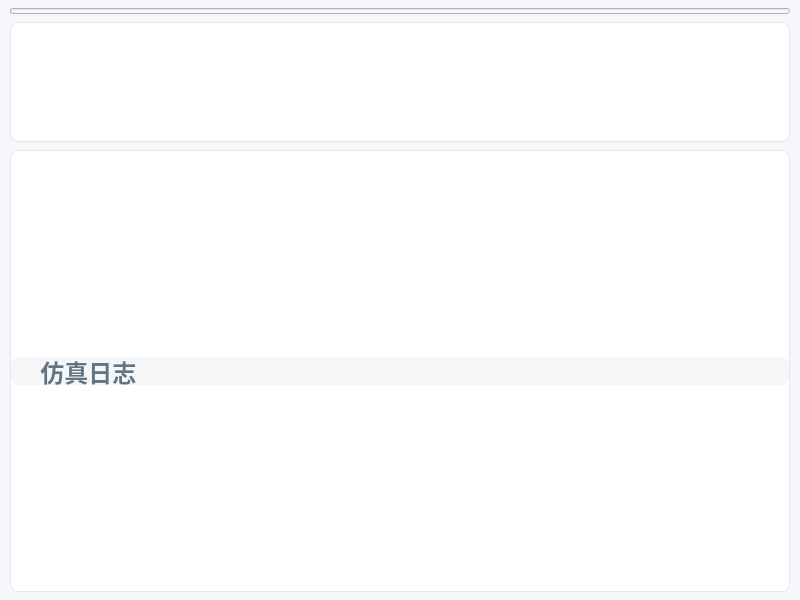
<?xml version="1.0" encoding="UTF-8"?>
<ui version="4.0">
 <class>SimulationPanel</class>
 <widget class="QWidget" name="SimulationPanel">
  <property name="geometry">
   <rect>
    <x>0</x>
    <y>0</y>
    <width>800</width>
    <height>600</height>
   </rect>
  </property>
  <property name="styleSheet">
   <string notr="true">background-color: #F5F7FA;</string>
  </property>
  <layout class="QVBoxLayout" name="verticalLayout">
   <property name="spacing">
    <number>8</number>
   </property>
   <property name="leftMargin">
    <number>10</number>
   </property>
   <property name="topMargin">
    <number>8</number>
   </property>
   <property name="rightMargin">
    <number>10</number>
   </property>
   <property name="bottomMargin">
    <number>8</number>
   </property>
   <item>
    <widget class="QProgressBar" name="progressBar">
     <property name="minimumSize">
      <size>
       <width>0</width>
       <height>6</height>
      </size>
     </property>
     <property name="maximumSize">
      <size>
       <width>16777215</width>
       <height>6</height>
      </size>
     </property>
     <property name="maximum">
      <number>100</number>
     </property>
     <property name="value">
      <number>0</number>
     </property>
     <property name="textVisible">
      <bool>false</bool>
     </property>
    </widget>
   </item>
   <item>
    <layout class="QHBoxLayout" name="cardsLayout">
     <property name="spacing">
      <number>8</number>
     </property>
    </layout>
   </item>
   <item>
    <widget class="QFrame" name="secondaryFrame">
     <property name="minimumSize">
      <size>
       <width>0</width>
       <height>120</height>
      </size>
     </property>
     <property name="styleSheet">
      <string notr="true">QFrame { background-color: #FFFFFF; border: 1px solid #E4E7EB; border-radius: 8px; }</string>
     </property>
     <layout class="QGridLayout" name="secondaryGrid">
      <property name="leftMargin">
       <number>0</number>
      </property>
      <property name="topMargin">
       <number>4</number>
      </property>
      <property name="rightMargin">
       <number>0</number>
      </property>
      <property name="bottomMargin">
       <number>4</number>
      </property>
      <property name="spacing">
       <number>0</number>
      </property>
     </layout>
    </widget>
   </item>
   <item>
    <widget class="QFrame" name="logFrame">
     <property name="sizePolicy">
      <sizepolicy hsizetype="Expanding" vsizetype="Expanding">
       <horstretch>0</horstretch>
       <verstretch>0</verstretch>
      </sizepolicy>
     </property>
     <property name="styleSheet">
      <string notr="true">QFrame { background-color: #FFFFFF; border: 1px solid #E4E7EB; border-radius: 8px; }</string>
     </property>
     <layout class="QVBoxLayout" name="verticalLayout_2">
      <property name="spacing">
       <number>0</number>
      </property>
      <property name="leftMargin">
       <number>0</number>
      </property>
      <property name="topMargin">
       <number>0</number>
      </property>
      <property name="rightMargin">
       <number>0</number>
      </property>
      <property name="bottomMargin">
       <number>0</number>
      </property>
      <item>
       <widget class="QLabel" name="logHeader">
        <property name="minimumSize">
         <size>
          <width>0</width>
          <height>28</height>
         </size>
        </property>
        <property name="maximumSize">
         <size>
          <width>16777215</width>
          <height>28</height>
         </size>
        </property>
        <property name="font">
         <font>
          <pointsize>18</pointsize>
          <weight>75</weight>
          <bold>true</bold>
         </font>
        </property>
        <property name="styleSheet">
         <string notr="true">color: #637381; background-color: #F4F6F8; border: none; border-radius: 8px 8px 0 0; padding: 0 10px;</string>
        </property>
        <property name="text">
         <string>  仿真日志</string>
        </property>
       </widget>
      </item>
      <item>
       <layout class="QHBoxLayout" name="logColumnsLayout">
        <property name="spacing">
         <number>0</number>
        </property>
       </layout>
      </item>
     </layout>
    </widget>
   </item>
  </layout>
 </widget>
 <customwidgets>
  <customwidget>
   <class>_MetricCard</class>
   <extends>QFrame</extends>
   <header>fso_platform.ui.simulation_panel</header>
  </customwidget>
  <customwidget>
   <class>_SecondaryMetric</class>
   <extends>QWidget</extends>
   <header>fso_platform.ui.simulation_panel</header>
  </customwidget>
 </customwidgets>
 <resources/>
 <connections/>
</ui>
